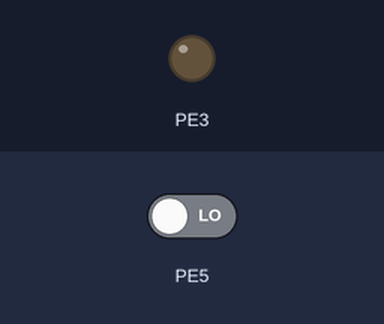
The program below on a simulated ATmega2560, built with avr-gcc and emulated at 16 MHz. On the bench: output pins drawn as LEDs (lit = HIGH). The test bench sets the inputs (shaded band); at power-on: PE5 LOW.

Above: at 1.2 s.
1.3 s: PE5 driven HIGH
At 2.2 s:
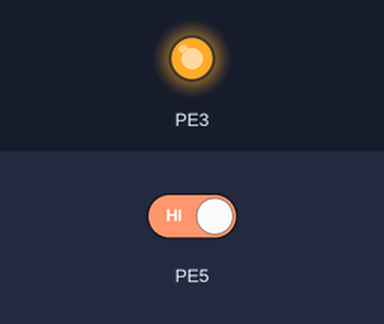
Timing chart, 0 to 4.3 s (numbered marks = the images above; inputs shaded):
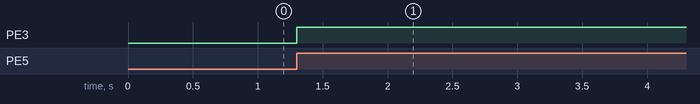

Measured:
- after the input at 1.3 s, PE3: LOW → HIGH at once

The program:

main.c
```c
#include <avr/io.h>
#include <avr/interrupt.h>
#include <util/delay.h>

ISR(INT5_vect)
{
    PORTE ^= 1 << PE3;
}

int main(void)
{
    cli();

    DDRE = 1 << DDE3;

    /* Configura INT5 para interrupção na borda de subida. */
    EICRB = (1 << ISC51) | (1 << ISC50);

    /* Habilita interrupções no pino INT5. */
    EIMSK = 1 << INT5;

    /* Habilita interrupções globais. */
    //SREG |= 1 << 7;
    sei();

    while (1) {
        _delay_ms(10);
    }

    return 0;
}
```
